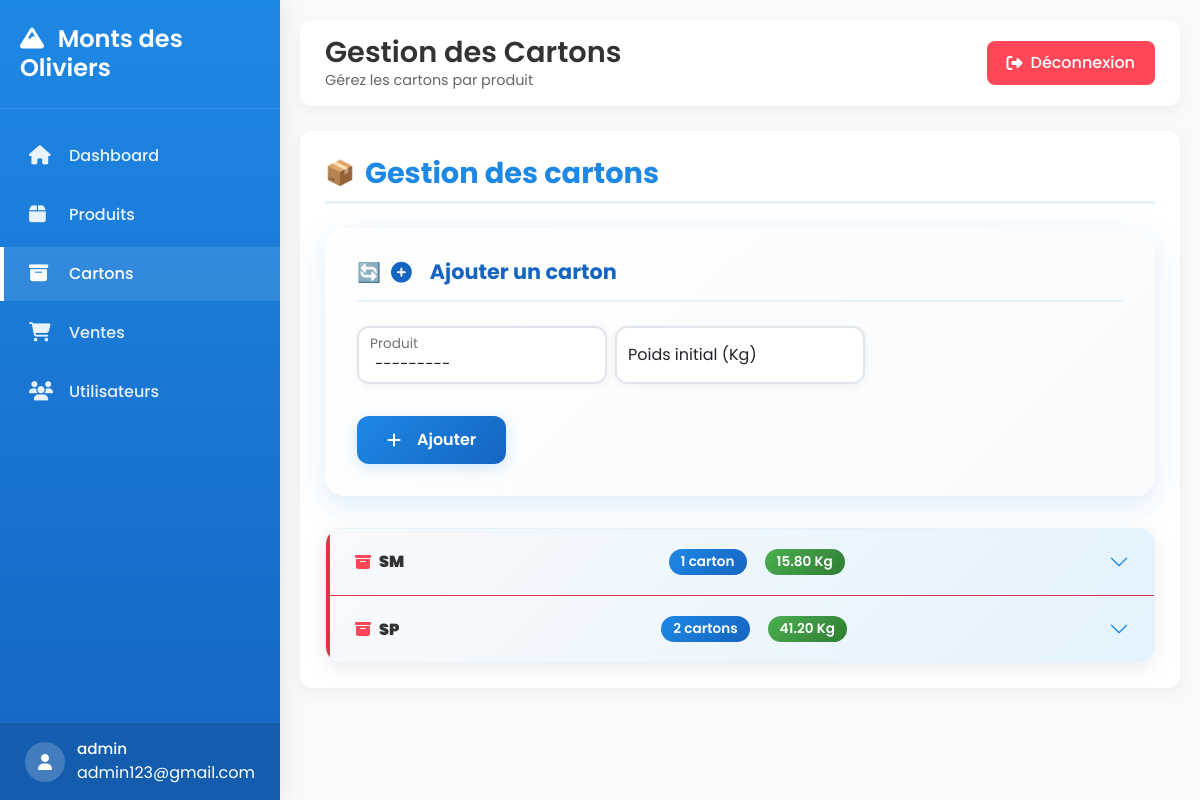
/cartons/ (signed in), run on an earlier commit of the app's database.
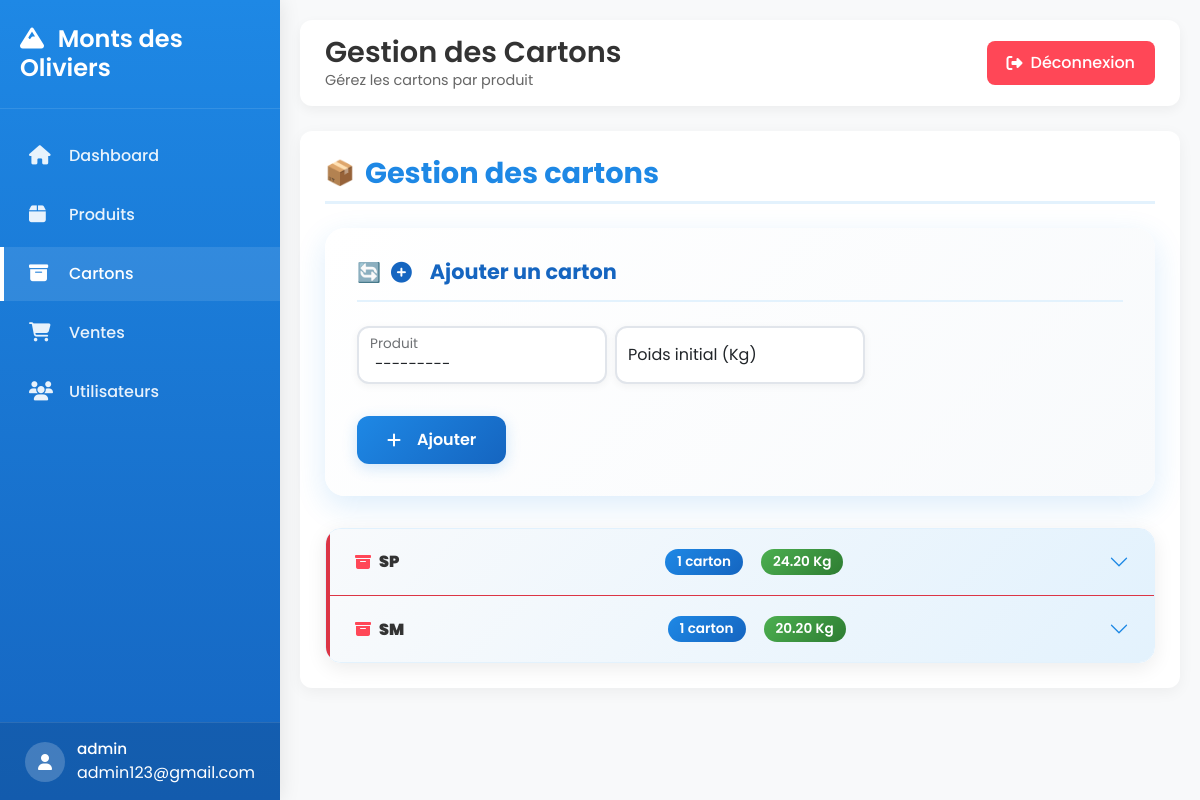
And on a later commit of the database.
### stock_produit/models/produit.py (models this page shows)
class Produit(models.Model):
    CATEGORY_CHOICES = [
        ('volaille', 'Volailles'),
        ('poisson', 'Poissons'),
        ('frites', 'Frites'),
    ]
    name = models.CharField(max_length=100)
    price_per_kg = models.DecimalField(max_digits=10, decimal_places=2)
    carton_price = models.DecimalField(max_digits=10, decimal_places=2)
    category = models.CharField(max_length=20, choices=CATEGORY_CHOICES)
    stock_alert = models.PositiveIntegerField(default=5)
    created_at = models.DateTimeField(auto_now_add=True)
    def __str__(self):
        return self.name

### stock_produit/views.py (the view)
# urls.py: path("cartons/", views.cartons, name="cartons"),
@login_required
def cartons(request):
    form = CartonForm()
    if request.method == "POST":
        form = CartonForm(request.POST)
        if form.is_valid():
            form.save()
            return redirect("cartons")
    cartons = Carton.objects.select_related("produit")
    produits_groupes = {}
    for carton in cartons:
        produit = carton.produit
        if produit.id not in produits_groupes:
            produits_groupes[produit.id] = {
                "produit": produit,
                "cartons": [],
                "nombre_cartons": 0,
                "total_weight": 0,
                "stock_faible": False,
            }
        produits_groupes[produit.id]["cartons"].append(carton)
        produits_groupes[produit.id]["nombre_cartons"] += 1
        produits_groupes[produit.id]["total_weight"] += carton.remaining_weight or 0
    for item in produits_groupes.values():
        if item["nombre_cartons"] <= item["produit"].stock_alert:
            item["stock_faible"] = True
    context = {
        "produits_groupes": produits_groupes.values(),
        "form": form,
        "carton_edit": None,
    }
    return render(request, "Carton/cartons.html", context)

### stock_produit/forms.py
class CartonForm(forms.ModelForm):
    class Meta:
        model = Carton
        fields = ["produit", "initial_weight"]  # ✅ on enlève remaining_weight
        widgets = {
            "produit": forms.Select(attrs={
                "class": "form-select"
            }),
            "initial_weight": forms.NumberInput(attrs={
                "class": "form-control",
                "placeholder": "Poids initial (Kg)",
                "step": "0.01"
            }),
        }

### stock_produit/templates/Carton/cartons.html (shortened to what this page needs)
{% extends "Base/base.html" %}
{% block page_title %}Gestion des Cartons{% endblock %}
{% block page_subtitle %}Gérez les cartons par produit{% endblock %}
{% block content %}
<div class="cartons-page">
    <h3 class="mb-3">Gestion des cartons</h3>
    <div class="card mb-4">
        <div class="card-body">
            <h5>
                {% if carton_edit %}
                    <i class="fas fa-edit me-2"></i>Modifier le carton #{{ carton_edit.id }}
                {% else %}
                    <i class="fas fa-plus-circle me-2"></i>Ajouter un carton
                {% endif %}
            </h5>
            <form method="post"
                  action="{% if carton_edit %}{% url 'cartons_update' carton_edit.id %}{% else %}{% url 'cartons' %}{% endif %}">
                <div class="row g-2">
                    <div class="col-md-4">
                        <div class="form-floating">
                            {{ form.produit }}
                            <label for="{{ form.produit.id_for_label }}">Produit</label>
                        </div>
                    </div>
                    <div class="col-md-4">
                        <div class="form-floating">
                            {{ form.initial_weight }}
                            <label for="{{ form.initial_weight.id_for_label }}">Poids initial (Kg)</label>
                        </div>
                    </div>
                </div>
                <button class="btn btn-primary mt-3">
                    <i class="fas {% if carton_edit %}fa-save{% else %}fa-plus{% endif %} me-2"></i>
                    {% if carton_edit %}Mettre à jour{% else %}Ajouter{% endif %}
                </button>
            </form>
        </div>
    </div>
    <div class="accordion" id="accordionProduits">
        {% for item in produits_groupes %}
        <div class="accordion-item {% if item.stock_faible %}border-danger{% endif %}">
            <h2 class="accordion-header">
                <button class="accordion-button collapsed" data-bs-toggle="collapse"
                        data-bs-target="#prod{{ item.produit.id }}">
                    <span class="d-flex align-items-center gap-2">
                        <i class="fas fa-archive" style="color: #1e88e5;"></i>
                        <strong>{{ item.produit.name }}</strong>
                    </span>
                    <span class="ms-auto d-flex gap-2">
                        <span class="badge-count">{{ item.nombre_cartons }} carton{{ item.nombre_cartons|pluralize:"s" }}</span>
                        <span class="badge-weight">{{ item.total_weight|floatformat:2 }} Kg</span>
                    </span>
                </button>
            </h2>
        </div>
        {% endfor %}
    </div>
</div>
{% endblock %}

What changed in the data, as far as the page shows it:
changed Produit "SP": nombre_cartons "2" → "1"; total_weight "41.20" → "24.20"; moves up the list
changed Produit "SM": total_weight "15.80" → "20.20"
